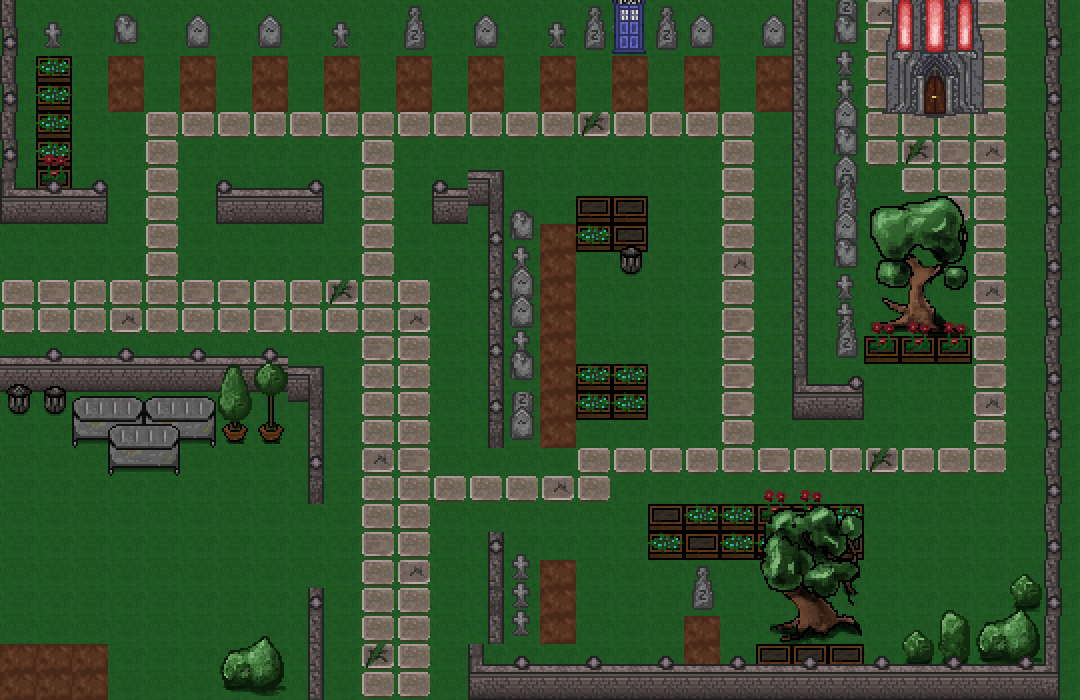

Below is a game level as drawn by its tile map, then a one-line description and the .tmx that defines it (tile-layer data replaced by summaries):
An orthogonal 30x25 tile map with 36x28 px tiles, 3 tile layers (map, ebene1, ebene2), 1 hidden layer not drawn.

<map version="1.0" orientation="orthogonal" renderorder="right-down" width="30" height="25" tilewidth="36" tileheight="28" nextobjectid="1">
 <tileset firstgid="1" name="sprite_sheet_props_main" tilewidth="36" tileheight="28">
  <image source="../img/sprite_sheet_props_main.png" width="1800" height="1400" />
 </tileset>
 <layer name="map" width="30" height="25">
  <data>[750 cells, 750 non-empty, 7 distinct tile ids]</data>
 </layer>
 <layer name="ebene1" width="30" height="25">
  <data>[750 cells, 271 non-empty, 89 distinct tile ids]</data>
 </layer>
 <layer name="walkable" width="30" height="25" visible="0">
  <data>[750 cells, 243 non-empty, 1 distinct tile ids]</data>
 </layer>
 <layer name="ebene2" width="30" height="25">
  <data>[750 cells, 64 non-empty, 32 distinct tile ids]</data>
 </layer>
</map>
